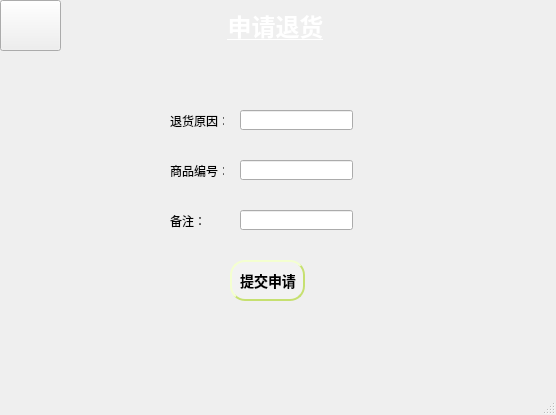
<?xml version="1.0" encoding="UTF-8"?>
<ui version="4.0">
 <class>MainWindow9</class>
 <widget class="QMainWindow" name="MainWindow9">
  <property name="geometry">
   <rect>
    <x>0</x>
    <y>0</y>
    <width>556</width>
    <height>415</height>
   </rect>
  </property>
  <property name="windowTitle">
   <string>MainWindow</string>
  </property>
  <property name="styleSheet">
   <string notr="true">
 background-color: qlineargradient(x1:0, y1:0, x2:1, y2:1,
stop:0 #ffffff,stop:1 #ffffff);</string>
  </property>
  <widget class="QWidget" name="centralwidget">
   <widget class="QLabel" name="label">
    <property name="geometry">
     <rect>
      <x>-10</x>
      <y>0</y>
      <width>571</width>
      <height>51</height>
     </rect>
    </property>
    <property name="font">
     <font>
      <pointsize>18</pointsize>
      <weight>75</weight>
      <bold>true</bold>
      <underline>true</underline>
     </font>
    </property>
    <property name="styleSheet">
     <string notr="true">
 background-color: qlineargradient(x1:0, y1:0, x2:1, y2:1,
stop:0 #91c46c,stop:1#91c46c);
 
color: white; </string>
    </property>
    <property name="text">
     <string>申请退货</string>
    </property>
    <property name="alignment">
     <set>Qt::AlignCenter</set>
    </property>
   </widget>
   <widget class="QPushButton" name="pushButton">
    <property name="geometry">
     <rect>
      <x>0</x>
      <y>0</y>
      <width>61</width>
      <height>51</height>
     </rect>
    </property>
    <property name="styleSheet">
     <string notr="true">QPushButton{
border-image: url(:/image/01/pic/10.png);


 background-color: qlineargradient(x1:0, y1:0, x2:1, y2:1,
stop:0 #91c46c,stop:1#91c46c);
 
}
QPushButton:pressed {
background-color: #287d7d;
}

 </string>
    </property>
    <property name="text">
     <string/>
    </property>
   </widget>
   <widget class="QLabel" name="label_5">
    <property name="geometry">
     <rect>
      <x>430</x>
      <y>340</y>
      <width>91</width>
      <height>31</height>
     </rect>
    </property>
    <property name="styleSheet">
     <string notr="true">
 background-color: qlineargradient(x1:0, y1:0, x2:1, y2:1,
stop:0 #1c344c,stop:1#1c344c);
 </string>
    </property>
    <property name="text">
     <string/>
    </property>
   </widget>
   <widget class="QLabel" name="label_4">
    <property name="geometry">
     <rect>
      <x>310</x>
      <y>340</y>
      <width>121</width>
      <height>31</height>
     </rect>
    </property>
    <property name="styleSheet">
     <string notr="true">
 background-color: qlineargradient(x1:0, y1:0, x2:1, y2:1,
stop:0 #91c46c,stop:1#91c46c);
 </string>
    </property>
    <property name="text">
     <string/>
    </property>
   </widget>
   <widget class="QLabel" name="label_7">
    <property name="geometry">
     <rect>
      <x>170</x>
      <y>340</y>
      <width>141</width>
      <height>31</height>
     </rect>
    </property>
    <property name="styleSheet">
     <string notr="true">
 background-color: qlineargradient(x1:0, y1:0, x2:1, y2:1,
stop:0 #c6e070,stop:1#c6e070);
 </string>
    </property>
    <property name="text">
     <string/>
    </property>
   </widget>
   <widget class="QLabel" name="label_3">
    <property name="geometry">
     <rect>
      <x>-10</x>
      <y>340</y>
      <width>191</width>
      <height>31</height>
     </rect>
    </property>
    <property name="styleSheet">
     <string notr="true">
 background-color: qlineargradient(x1:0, y1:0, x2:1, y2:1,
stop:0 #f2f2f2,stop:1 #f2f2f2);
 </string>
    </property>
    <property name="text">
     <string/>
    </property>
   </widget>
   <widget class="QLabel" name="label_6">
    <property name="geometry">
     <rect>
      <x>520</x>
      <y>340</y>
      <width>91</width>
      <height>31</height>
     </rect>
    </property>
    <property name="styleSheet">
     <string notr="true">
 background-color: qlineargradient(x1:0, y1:0, x2:1, y2:1,
stop:0 #287d7d,stop:1#287d7d);
 </string>
    </property>
    <property name="text">
     <string/>
    </property>
   </widget>
   <widget class="QLineEdit" name="lineEdit">
    <property name="geometry">
     <rect>
      <x>240</x>
      <y>110</y>
      <width>113</width>
      <height>20</height>
     </rect>
    </property>
   </widget>
   <widget class="QLabel" name="label_2">
    <property name="geometry">
     <rect>
      <x>170</x>
      <y>110</y>
      <width>54</width>
      <height>21</height>
     </rect>
    </property>
    <property name="text">
     <string>退货原因：</string>
    </property>
   </widget>
   <widget class="QLabel" name="label_8">
    <property name="geometry">
     <rect>
      <x>170</x>
      <y>160</y>
      <width>54</width>
      <height>21</height>
     </rect>
    </property>
    <property name="text">
     <string>商品编号：</string>
    </property>
   </widget>
   <widget class="QLineEdit" name="lineEdit_2">
    <property name="geometry">
     <rect>
      <x>240</x>
      <y>160</y>
      <width>113</width>
      <height>20</height>
     </rect>
    </property>
   </widget>
   <widget class="QLabel" name="label_9">
    <property name="geometry">
     <rect>
      <x>170</x>
      <y>210</y>
      <width>54</width>
      <height>21</height>
     </rect>
    </property>
    <property name="text">
     <string>备注：</string>
    </property>
   </widget>
   <widget class="QLineEdit" name="lineEdit_3">
    <property name="geometry">
     <rect>
      <x>240</x>
      <y>210</y>
      <width>113</width>
      <height>20</height>
     </rect>
    </property>
   </widget>
   <widget class="QPushButton" name="pushButton_2">
    <property name="geometry">
     <rect>
      <x>230</x>
      <y>260</y>
      <width>75</width>
      <height>41</height>
     </rect>
    </property>
    <property name="styleSheet">
     <string notr="true">QPushButton:hover {
background-color: #91c46c;

}

QPushButton {
background-color: #ffffff;
color: #ffffff;
color: black;
                    /* 文字颜色 */
background-color: #f2f2f2;       /* 背景色 */
border-style: outset;            /* 边框风格 */
border-width: 2px;               /* 边框宽度 */
border-radius: 5px;              /* 边框圆角 */
border-color: #c6e070;           /* 边框颜色 */
font: bold 14px;                 /* 字体 */
min-width: 2em;                  /* 控件最小宽度 */
min-height: 2px;                 /* 控件最小高度 */
font-family: 宋体;            /* 字库 */
padding: 5px;                    /* 内边距 */
padding-left:6px;                /* 文字横向偏移 */
padding-top:6px;                 /* 文字纵向偏移 */
border-radius:15px
}
QPushButton:pressed {
background-color: #287d7d;
}
</string>
    </property>
    <property name="text">
     <string>提交申请</string>
    </property>
   </widget>
  </widget>
  <widget class="QMenuBar" name="menubar">
   <property name="geometry">
    <rect>
     <x>0</x>
     <y>0</y>
     <width>556</width>
     <height>23</height>
    </rect>
   </property>
  </widget>
  <widget class="QStatusBar" name="statusbar"/>
 </widget>
 <resources/>
 <connections/>
</ui>
